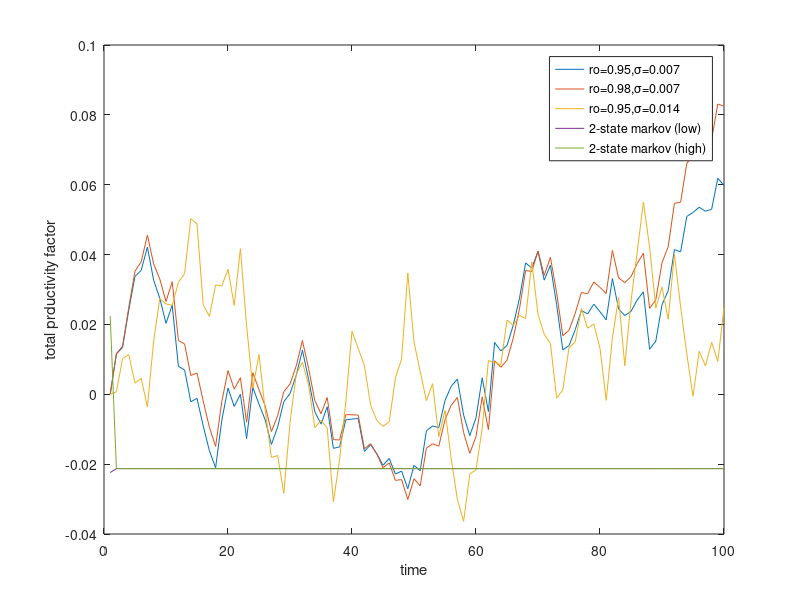

This figure's MATLAB source:
ro= [0.95 0.98];
sigma_e = [0.007 0.014];
z0 = 0;
delta = 0.0224;
error_1 = sigma_e(1)*randn(1,100);
error_3 = sigma_e(2)*randn(1,100);
z_series_1=zeros(1,100);
z_series_2=zeros(1,100);
z_series_3=zeros(1,100);
stoch_val=[-delta;delta];
transition= [0.975 0.025 ;0.975 0.025];
states=zeros(2,100);
states(:,1)=stoch_val;
for a=2:length(z_series_1)
    z_series_1(a)= ro(1)*z_series_1(a-1)+error_1(a);
    z_series_2(a)= ro(2)*z_series_2(a-1)+error_1(a);
    z_series_3(a)= ro(1)*z_series_3(a-1)+error_3(a);
    states(:,a)=transition*states(:,a-1);
end
figure (1)
plot(1:100,z_series_1,1:100,z_series_2,1:100,z_series_3,1:100,states(1,:),1:100,states(2,:));
legend('ro=0.95,\sigma=0.007','ro=0.98,\sigma=0.007','ro=0.95,\sigma=0.014',...
    '2-state markov (low)','2-state markov (high)')
ylabel('total prductivity factor')
xlabel('time')

